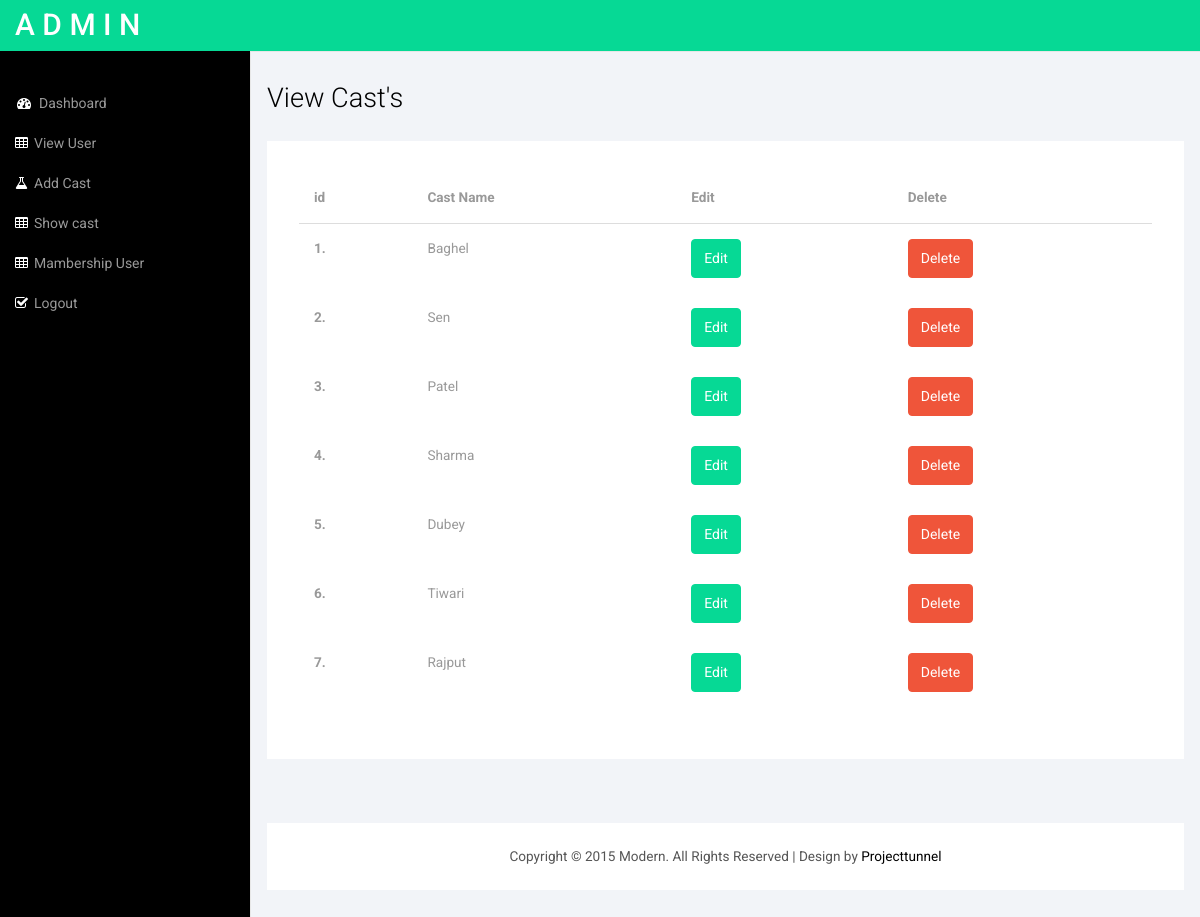
Page /admin/basic_tables.php (signed in) on the committed database.
### tables this page shows
CREATE TABLE `cast` (
  `id` int(11) NOT NULL,
  `cast_name` varchar(500) NOT NULL
);

### admin/dbconfig.php (called while the page is built, shortened)
<?php
function select($query)
{
$cid=mysqli_connect("localhost","root","","matrimonial") or die ("connection error") ;
	$result=mysqli_query($cid,$query);
	return $result;
}
?>

### admin/basic_tables.php (the view, shortened to what this page needs)
<?php
require_once"dbconfig.php";
?>
<!DOCTYPE HTML>
<html>
<head>
<link href="css/bootstrap.min.css" rel='stylesheet' type='text/css' />
<link href="css/style.css" rel='stylesheet' type='text/css' />
<link href="css/font-awesome.css" rel="stylesheet">
</head>
<body>
<div id="wrapper">
        <?php include"sidebar.php";?>
        <div id="page-wrapper">
        <div class="col-md-12 graphs">
	   <div class="xs">
  	 <h3>View Cast's</h3>
    <?php
	$res=select("select * from cast");
$n=mysqli_num_rows($res);
if(!$n>=1)
{
echo"<h3>No Data Available</h3>";
}
else
{
		?>
	<div class="bs-example4" data-example-id="simple-responsive-table">
    <div class="table-responsive">
      <table class="table">
        <thead>
          <tr>
            <th>id</th>
            <th>Cast Name</th>
            <th>Edit</th>
            <th>Delete</th>
            </tr>
        </thead>
        <tbody>
		<?php
		$p=1;
		while($t=mysqli_fetch_array($res))
		{extract($t);
		?>
		      <tr>
            <th scope="row"><?=$p?>.</th>
            <td><?=ucwords($cast_name)?></td>
            <td><button class="btn btn-warning">Edit</button></td>
            <td><button class="btn btn-success">Delete</button></td>
          </tr>
         <?php
		 $p++;
		}
		 ?>
        </tbody>
      </table>
    </div>
  </div>
  <?php
}
  ?>
  </div>
  <div class="copy_layout">
      <p>Copyright © 2015 Modern. All Rights Reserved | Design by <a href="http://projecttunnel.com/" target="_blank">Projecttunnel</a> </p>
  </div>
   </div>
      </div>
   </div>
<link href="css/custom.css" rel="stylesheet">
</body>
</html>

### admin/css/style.css (style rules this page uses)
h4, h5, h6, h1, h2, h3 { margin-top: 0; }
p { margin: 0; }
html, body { font-family: 'Roboto', sans-serif; font-size: 100%; background:#000; overflow-x: hidden; }
body a { transition:0.5s all; -webkit-transition:0.5s all; -moz-transition:0.5s all; -o-transition:0.5s all; -ms-transition:0.5s all; }
.copy p, .copy_layout p { font-size:0.85em; color:#555; }
.copy p a, .copy_layout p a { color:#000; }
.graphs { padding: 2em 1em; background: #f2f4f8; font-family: 'Roboto', sans-serif; }
.btn-warning { color: #fff; background-color:rgb(6, 217, 149); border-color:rgb(6, 217, 149); padding:8.5px 12px; }
.bs-example4 { background: #fff; padding: 2em; }
.xs h3, .widget_head { color:#000; font-size:1.7em; font-weight:300; margin-bottom: 1em; }
.table > thead > tr > th, .table > tbody > tr > th, .table > tfoot > tr > th, .table > thead > tr > td, .table > tbody > tr > td, .table > tfoot > tr > td { border-top: none !important; }
.table > thead > tr > th, .table > tbody > tr > th, .table > tfoot > tr > th, .table > thead > tr > td, .table > tbody > tr > td, .table > tfoot > tr > td { font-size: 0.85em; color: #999; }
.table td, .table>tbody>tr>td, .table>tbody>tr>th, .table>tfoot>tr>td, .table>tfoot>tr>th, .table>thead>tr>td, .table>thead>tr>th { padding:15px !important; }
.table > thead > tr > th { border-bottom: 1px solid #ddd !important; }
.badge-success, .bg-green, .bootstrap-switch-success, .btn-success { border-color: #ef553a; background: #ef553a; padding:8.5px 12px; }
.copy_layout { padding:1.5em 0; background:#fff; text-align:center; margin: 4em 0 0em 0; }

### admin/css/custom.css (style rules this page uses)
#wrapper { width: 100%; }
#page-wrapper { min-height: 568px; background-color: #fff; }
@media (min-width:768px) { #page-wrapper { position: inherit; margin: 0 0 0 250px; border-left: 1px solid #e7e7e7; } }

### rows in the picture
cast: cast_name "Baghel"
cast: cast_name "Sen"
cast: cast_name "Patel"
cast: cast_name "Sharma"
cast: cast_name "Dubey"
cast: cast_name "Tiwari"
cast: cast_name "Rajput"
